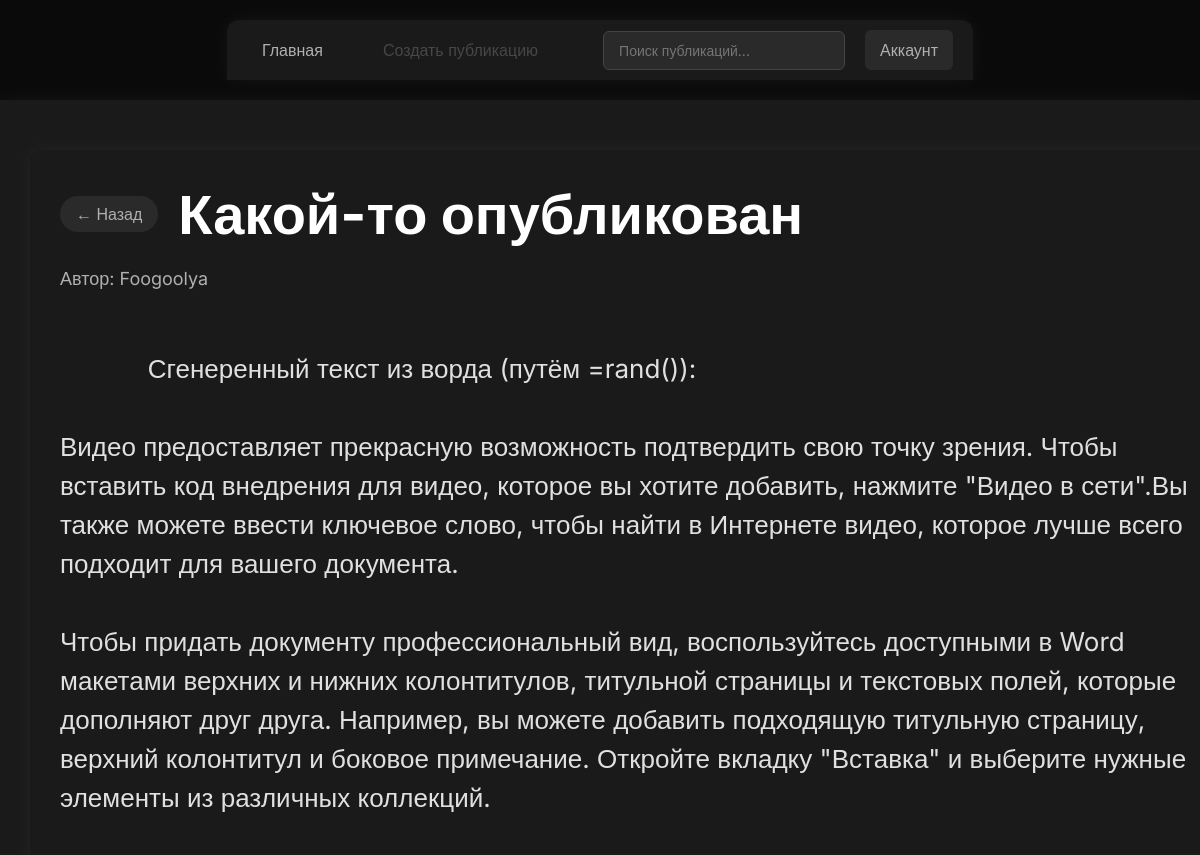
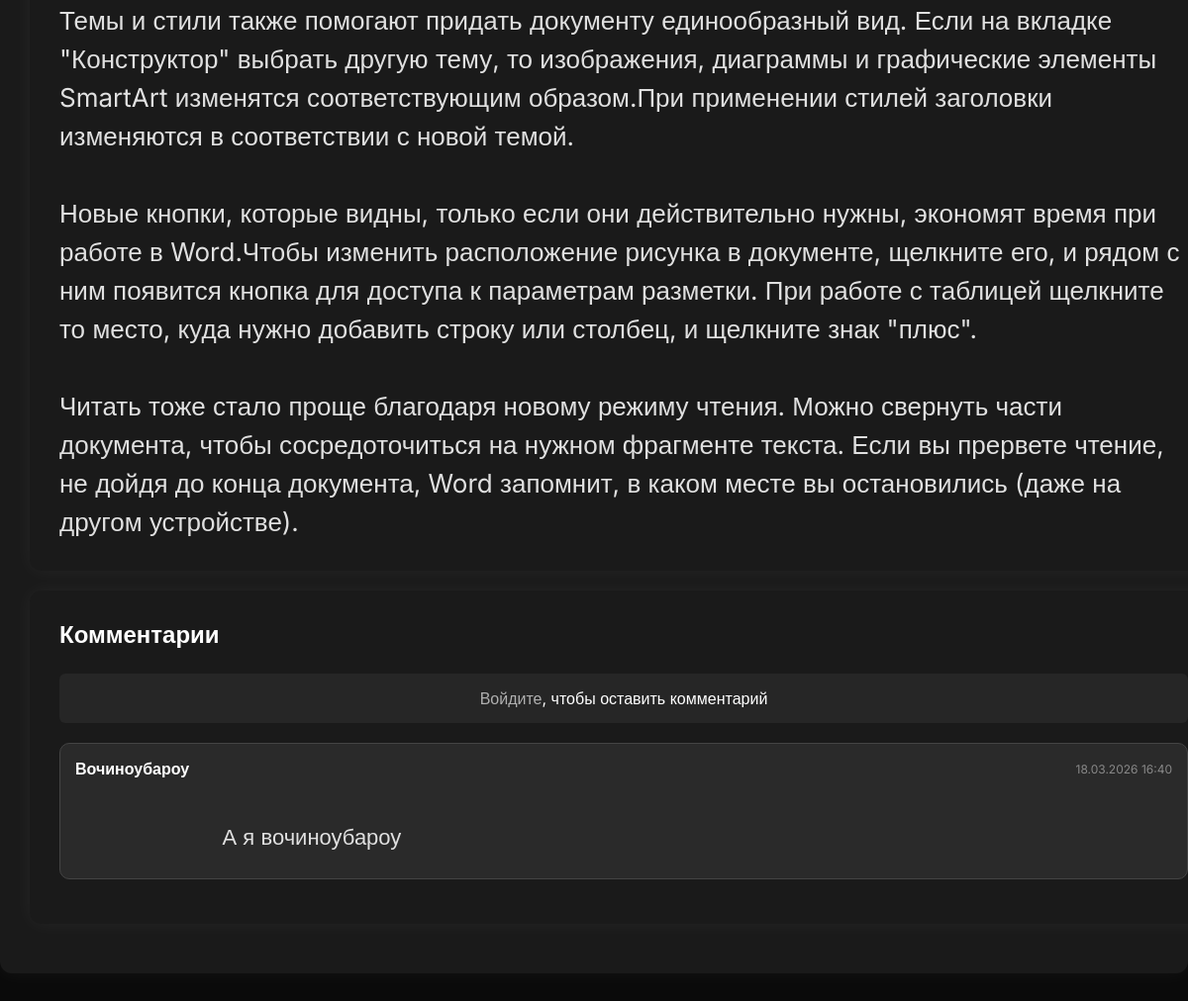
/post.php?id=6, run on the app's committed database (2 pictures, top to bottom).
### tables this page shows
CREATE TABLE `Posts` (
  `id_p` int(11) NOT NULL,
  `id_type` int(11) DEFAULT NULL,
  `id_u` int(11) NOT NULL,
  `title` varchar(20) NOT NULL COMMENT 'заголовок',
  `content` longtext NOT NULL COMMENT 'содержание',
  `create_at` timestamp NOT NULL COMMENT 'дата создания',
  `avRate` tinyint(4) DEFAULT NULL COMMENT 'Рейтинг (0/10)',
  `isNote` tinyint(1) DEFAULT NULL,
  `ownPrev` blob
);

CREATE TABLE `Comments` (
  `id_c` int(11) NOT NULL,
  `id_p` int(11) NOT NULL,
  `id_u` int(11) NOT NULL,
  `content` text NOT NULL,
  `created_at` datetime NOT NULL,
  `issued_rate` tinyint(4) NOT NULL
);

### post.php (the view, shortened to what this page needs)
<?php
require_once 'header.php';
$host = "localhost";
$user = "root";
$pass = "";
$dbname = "DevHub_mainDB";
$conn = new mysqli($host, $user, $pass, $dbname);
$conn->set_charset("utf8");
$postId = isset($_GET['id']) ? (int)$_GET['id'] : 0;
$post = null;
if ($postId > 0) {
    $sql = "
        SELECT
            p.id_p,
            p.title,
            p.content,
            COALESCE(NULLIF(u.username, ''), u.login) AS author_name,
            p.create_at
        FROM Posts p
        JOIN Users u ON p.id_u = u.Id_U
        WHERE p.id_p = {$postId} AND p.isNote = 0
        LIMIT 1
    ";
    $result = $conn->query($sql);
    if ($result && $result->num_rows > 0) {
        $post = $result->fetch_assoc();
    }
}
$comments = [];
if ($postId > 0) {
    $commentsSql = "
        SELECT
            c.id_c,
            c.content,
            c.issued_rate,
            c.created_at,
            COALESCE(NULLIF(u.username, ''), u.login) AS comment_author,
            u.Id_U as author_id
        FROM Comments c
        JOIN Users u ON c.id_u = u.Id_U
        WHERE c.id_p = {$postId}
        ORDER BY c.created_at DESC
    ";
    $commentsResult = $conn->query($commentsSql);
    if ($commentsResult) {
        while ($row = $commentsResult->fetch_assoc()) {
            $comments[] = $row;
        }
    }
}
?>
<div class="box" style="width: 1200px;">
    <?php if ($post): ?>
        <div class="post-full-header">
            <a href="index.php" class="back-button">
                &#8592; Назад
            </a>
            <h1 class="post-full-title">
                <?php echo htmlspecialchars($post['title']); ?>
            </h1>
        </div>
        <div class="post-full-author">
            Автор: <?php echo htmlspecialchars($post['author_name']); ?>
        </div>
        <div class="post-full-content">
            <?php echo nl2br(htmlspecialchars($post['content'])); ?>
        </div>
    <?php endif; ?>
</div>
<?php if ($post): ?>
<div class="box" style="width: 1200px; margin-top: 0; border-radius: 12px;">
    <h2 style="text-align: left; margin-bottom: 25px;">Комментарии</h2>
    <?php if (isset($_SESSION['user_id'])): ?>
        <form class="comment-form" id="comment-form">
            <label>Оставить комментарий</label>
            <textarea name="comment_content" class="comment-input" placeholder="Введите ваш комментарий..." required></textarea>
            <button type="submit" name="add_comment" class="comment-submit">Отправить</button>
        </form>
        <hr>
    <?php else: ?>
        <div class="login-to-comment">
            <a href="login.php" style="color: #b0b0b0;">Войдите</a>, чтобы оставить комментарий
        </div>
    <?php endif; ?>
    <div class="comments-wrapper">
        <?php if (count($comments) > 0): ?>
            <?php foreach ($comments as $comment): ?>
                <div class="comment-card" data-comment-id="<?php echo $comment['id_c']; ?>">
                    <div class="comment-header">
                        <span class="comment-author"><?php echo htmlspecialchars($comment['comment_author']); ?></span>
                        <span class="comment-date">
                            <?php echo isset($comment['created_at']) ? date('d.m.Y H:i', strtotime($comment['created_at'])) : 'только что'; ?>
                        </span>
                    </div>
                    <p class="comment-content">
                        <?php echo nl2br(htmlspecialchars($comment['content'])); ?>
                    </p>
                </div>
            <?php endforeach; ?>
        <?php else: ?>
            <p class="no-comments">Пока нет комментариев. Будьте первым!</p>
        <?php endif; ?>
    </div>
</div>
<?php endif; ?>

### header.php (shortened to what this page needs)
<!DOCTYPE html>
<html lang="ru">
<head>
    <link rel="stylesheet" href="style.css">
</head>
<body>
<nav class="top-nav">
    <div class="nav-container">
        <div class="nav-item">
            <a href="index.php">Главная</a>
        </div>
        <div class="nav-item dropdown">
            <?php if (isset($_SESSION['user_id'])): ?>
                <a href="#" class="dropbtn">Создать публикацию</a>
                <div class="dropdown-content">
                    <a href="create_publication.php">Создать новую</a>
                    <a href="drafts.php">Просмотр черновиков</a>
                    </div>
            <?php else: ?>
                <a class="dropbtn disabled-link">Создать публикацию</a>
            <?php endif; ?>
        </div>
        <div class="nav-search">
            <input type="text" placeholder="Поиск публикаций..." class="search-input">
        </div>
        <div class="nav-item dropdown right-dropdown">
            <a href="#" class="user-dropbtn">
                <?php if(isset($_SESSION['login'])): ?>
                    <?php
                    $displayName = $_SESSION['login'];
                    if (isset($_SESSION['username']) && !empty($_SESSION['username']))
                        {
                            $displayName = $_SESSION['username'];
                        }
                        echo $displayName;
                    ?>
                <?php else: ?>
                    Аккаунт
                <?php endif ?>
            </a>
        </div>
    </div>
</nav>
<div class="container">

### style.css (style rules this page uses)
* { color: #ffffff; margin: 0; padding: 0; box-sizing: border-box; font-family: "Inter", sans-serif; }
body { background-color: #0a0a0a; min-height: 90vh; min-width: 150vh; display: flex; justify-content: center; align-items: center; overflow-x: hidden; flex-direction: column; }
.top-nav { background-color: #1a1a1a; width: auto; margin: 0 auto; padding: 0; border-radius: 12px 12px 0 0; margin-top: 20px; box-shadow: 0 0 20px rgba(255, 255, 255, 0.05); }
.nav-container { display: flex; align-items: center; padding: 20px; height: 60px; }
.nav-item { position: relative; margin-right: 30px; }
.nav-item a { color: #b0b0b0; text-decoration: none; font-size: 16px; padding: 10px 15px; border-radius: 6px; transition: all 0.3s ease; }
.dropdown { position: relative; display: inline-block; }
.nav-item .disabled-link { color: #474747; pointer-events: none; cursor: default; background-color: transparent; }
.nav-search { flex-grow: 1; margin: 0 20px; }
.search-input { width: 100%; padding: 10px 15px; background-color: #2a2a2a; border: 1px solid #444444; border-radius: 6px; color: #e0e0e0; font-size: 14px; transition: border-color 0.5s ease; }
.right-dropdown { margin-left: auto; margin-right: 0; }
.user-dropbtn { background-color: #2a2a2a; color: #b0b0b0; padding: 8px 20px; border-radius: 20px; }
.container { margin: 20px; margin-bottom: 100px; width: 1200px; min-width: 500px; background-color: #1a1a1a; border-radius: 0 0 12px 12px; padding: 30px; box-shadow: 0 0 20px rgba(255, 255, 255, 0.05); animation: glow 10s infinite alternate; }
.box { display: flex; flex-direction: column; min-width: 500px; margin: 20px auto; background-color: #1a1a1a; padding: 30px; justify-content: center; border-radius: 12px; box-shadow: 0 0 20px rgba(255, 255, 255, 0.05); animation: glow 10s infinite alternate; }
h1 { text-align: center; margin-bottom: 20px; color: #ffffff; }
h2 { text-align: center; margin-bottom: 20px; color: #ffffff; }
p { margin: 10px 0; padding: 12px; background-color: #2a2a2a; border-radius: 6px; color: #b0b0b0; }
.post-full-header { display: flex; align-items: center; gap: 20px; margin-bottom: 20px; }
.back-button { display: inline-block; padding: 8px 16px; border-radius: 20px; background-color: #2a2a2a; color: #b0b0b0; text-decoration: none; font-size: 16px; transition: background 0.2s, color 0.2s; }
.post-full-title { font-size: 56px; margin: 0; color: #ffffff; }
.post-full-author { margin-bottom: 20px; font-size: 18px; color: #b0b0b0; }
.post-full-content { font-size: 26px; line-height: 1.5; color: #e0e0e0; white-space: pre-wrap; }
.comment-card { background-color: #2a2a2a; border-radius: 10px; padding: 15px; margin-bottom: 15px; border: 1px solid #444444; transition: all 0.2s ease; }
.comment-header { display: flex; justify-content: space-between; align-items: center; margin-bottom: 10px; }
.comment-author { color: #ffffff; font-weight: 600; font-size: 16px; }
.comment-date { color: #888888; font-size: 12px; }
.comment-content { background: transparent; padding: 0; margin: 0 0 10px 0; color: #e0e0e0; line-height: 1.5; font-size: 22px; white-space: pre-wrap; }
.login-to-comment { background: rgba(255, 255, 255, 0.05); text-align: center; margin-bottom: 20px; padding: 15px; border-radius: 6px; }
.login-to-comment a { color: #b0b0b0; text-decoration: none; transition: color 0.2s ease; }

### data on the page
posts: title "Какой-то опубликован", content "Сгенеренный текст из ворда (путём =rand()): Видео предоставляет прекрасную возможность подтвердить свою точку зрения. Чтобы вставить код внедрения для видео, которое вы хотите добавить, нажмите \"Видео в сети\".Вы также можете ввести ключевое слово, чтобы найти в Интернете видео, которое лучше всего подходит для вашего документа. Чтобы придать документу профессиональный вид, воспользуйтесь доступными в Word макетами верхних и нижних колонтитулов, титульной страницы и текстовых полей, которые дополняют друг друга. Например, вы можете добавить подходящую титульную страницу, верхний колонтитул и боковое примечание. Откройте вкладку \"Вставка\" и выберите нужные элементы из различных коллекций.…"
comments: comment_author "Вочиноубароу", created_at "18.03.2026 16:40", content "А я вочиноубароу"

### other printed values
$post['author_name'] "Foogoolya"
